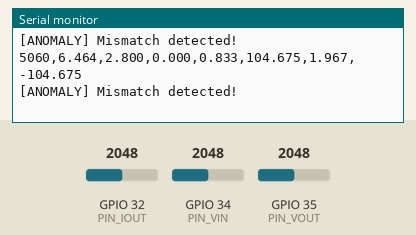
Recording of a sketch running on a simulated ESP32. On the bench: the last lines printed to the serial monitor. The inputs (shaded band) are chosen by the test bench; at power-on: GPIO 32 (PIN_IOUT) = 2048, GPIO 34 (PIN_VIN) = 2048, GPIO 35 (PIN_VOUT) = 2048 (analog values on the 0–4095 scale).

Above: at 5.2 s.
5.3 s: GPIO 32 (PIN_IOUT) set to 2866
At 6.6 s:
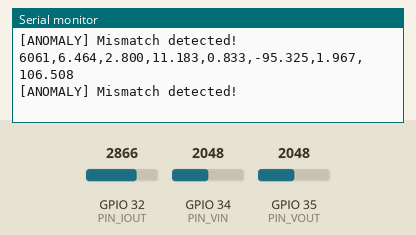
6.8 s: GPIO 34 (PIN_VIN) set to 2866
At 7.9 s:
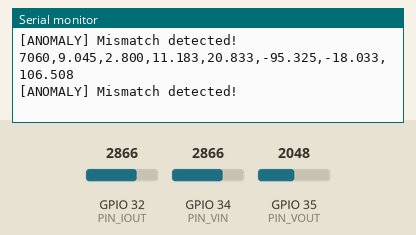
8.3 s: GPIO 35 (PIN_VOUT) set to 2866
At 9.6 s:
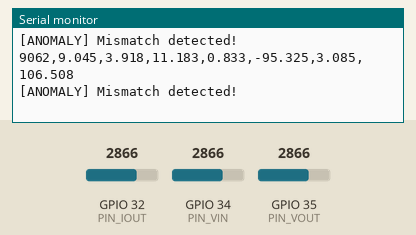
9.8 s: GPIO 32 (PIN_IOUT) set to 3603
At 10.9 s:
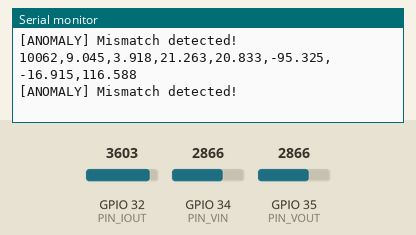
11.3 s: GPIO 34 (PIN_VIN) set to 3603
At 12.6 s:
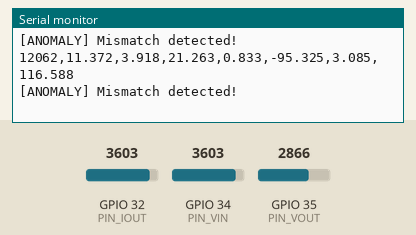
12.8 s: GPIO 35 (PIN_VOUT) set to 3603
At 13.9 s:
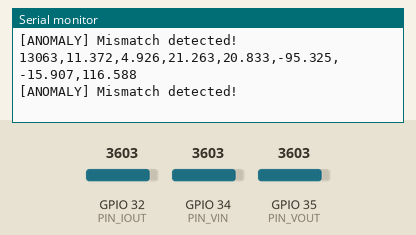
Timing chart, 0 to 15.3 s (numbered marks = the images above; inputs shaded):
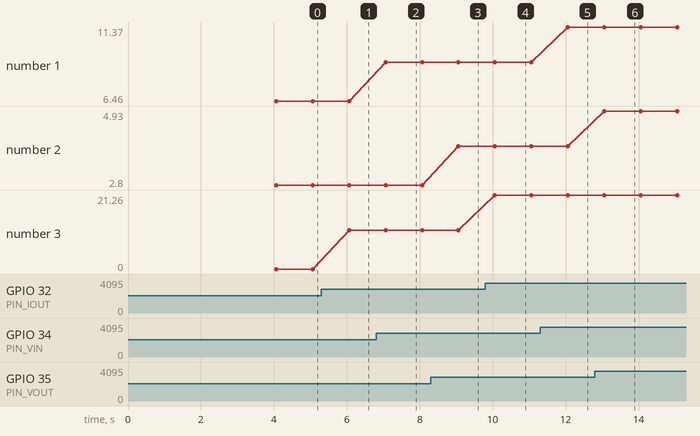

The sketch:

ESP32_Digital_Twin-1.ino
```cpp
/*
 * === ESP32 Resource-Constrained Real-Time Digital Twin of LM2596 Buck ===
 * Author: Ranjith Sharan J.
 * Version: Final Stable (Adaptive + Overflow-Protected)
 */

#include <Arduino.h>

// --- Pin Configuration ---
const int PIN_VIN  = 34;
const int PIN_VOUT = 35;
const int PIN_IOUT = 32;

// --- Voltage Dividers ---
const float VIN_R_TOP = 10000.0f, VIN_R_BOTTOM = 3300.0f;
const float VOUT_R_TOP = 2300.0f, VOUT_R_BOTTOM = 3300.0f;
const float CURR_R_TOP = 2300.0f, CURR_R_BOTTOM = 3300.0f;

// --- Calibration ---
const float VIN_CAL = 0.972f;
const float VOUT_CAL = 1.000f;

// --- ACS712-20A ---
const float ACS_SENSITIVITY = 0.100f;  // 100 mV/A
float g_acs_offset_mv = 0.0f;
const float CURRENT_SIGN = +1.0f;
const float I_GAIN = 1.00f;

// --- Twin Model ---
float L_H = 33e-6f;
float C_F = 220e-6f;
float rL  = 0.08f;
float R_Ohm = 10.0f;     // adaptive load estimate
float iL = 0.0f;
float vC = 0.0f;

// --- Timing ---
const float Ts = 0.001f;   // 1 ms internal simulation step
unsigned long lastPrint = 0;

// --- Residual thresholds ---
const float RES_V_ABS_TH = 0.25f;
const float RES_I_ABS_TH = 0.15f;

// === Helper Functions ===
float readAvgmV(int pin, int n = 16) {
  long sum = 0;
  for (int i = 0; i < n; i++) sum += analogReadMilliVolts(pin);
  return (float)sum / n;
}

void autoZeroACS() {
  Serial.println("\n[Zero] Ensure NO LOAD on 5 V output...");
  const int N = 300;
  float acc = 0;
  for (int i = 0; i < N; i++) {
    float mv = readAvgmV(PIN_IOUT);
    float v  = mv / 1000.0f;
    float v_acs = v * (CURR_R_TOP + CURR_R_BOTTOM) / CURR_R_BOTTOM;
    acc += v_acs * 1000.0f;
    delay(10);
  }
  g_acs_offset_mv = acc / N;
  Serial.print("[Zero] ACS offset = ");
  Serial.print(g_acs_offset_mv, 2);
  Serial.println(" mV");
}

// === Setup ===
void setup() {
  Serial.begin(115200);
  analogReadResolution(12);
  analogSetAttenuation(ADC_11db);
  delay(500);

  Serial.println("\n=== ESP32 Real-Time Digital Twin of LM2596 Buck ===");
  Serial.println("Project by Ranjith Sharan J.");
  Serial.println("----------------------------------------------------");
  autoZeroACS();

  // --- Initialize Twin with actual measured steady values ---
  float vin_mV = readAvgmV(PIN_VIN);
  float vout_mV = readAvgmV(PIN_VOUT);
  float i_mV = readAvgmV(PIN_IOUT);

  float Vin = (vin_mV / 1000.0f) * (VIN_R_TOP + VIN_R_BOTTOM) / VIN_R_BOTTOM * VIN_CAL;
  float Vout = (vout_mV / 1000.0f) * (VOUT_R_TOP + VOUT_R_BOTTOM) / VOUT_R_BOTTOM * VOUT_CAL;
  float Vacs = (i_mV / 1000.0f) * (CURR_R_TOP + CURR_R_BOTTOM) / CURR_R_BOTTOM;
  float I_meas = I_GAIN * CURRENT_SIGN *
                 (Vacs * 1000.0f - g_acs_offset_mv) / (ACS_SENSITIVITY * 1000.0f);

  vC = Vout;
  iL = I_meas;

  Serial.println("[Init] Twin synced with real converter.\n");
  Serial.println("t_ms,Vin,Vout_meas,I_meas,vC_pred,iL_pred,resV,resI");
}

// === Main Loop ===
void loop() {
  if (Serial.available()) {
    char c = Serial.read();
    if (c == 'z' || c == 'Z') autoZeroACS();
  }

  // Print once per second (readable)
  if (millis() - lastPrint < 1000) return;
  lastPrint = millis();

  // --- Sensor Readings ---
  float vin_mV  = readAvgmV(PIN_VIN);
  float vout_mV = readAvgmV(PIN_VOUT);
  float i_mV    = readAvgmV(PIN_IOUT);

  float Vin  = (vin_mV / 1000.0f) * (VIN_R_TOP + VIN_R_BOTTOM) / VIN_R_BOTTOM * VIN_CAL;
  float Vout = (vout_mV / 1000.0f) * (VOUT_R_TOP + VOUT_R_BOTTOM) / VOUT_R_BOTTOM * VOUT_CAL;
  float Vacs = (i_mV / 1000.0f) * (CURR_R_TOP + CURR_R_BOTTOM) / CURR_R_BOTTOM;
  float I_meas = I_GAIN * CURRENT_SIGN *
                 (Vacs * 1000.0f - g_acs_offset_mv) / (ACS_SENSITIVITY * 1000.0f);

  // --- Estimate duty cycle safely ---
  float d = 0.0f;
  if (Vin > 0.1f) d = constrain(Vout / Vin, 0.0f, 0.98f);

  // --- Adaptive load estimation (avoid div by zero) ---
  if (fabs(I_meas) > 0.01f)
    R_Ohm = constrain(Vout / fabs(I_meas), 5.0f, 200.0f);

  // --- Run internal twin simulation (10 safe steps) ---
  for (int k = 0; k < 10; k++) {
    float diL = ((d * Vin) - vC - rL * iL) / L_H;
    float dvC = (iL - vC / R_Ohm) / C_F;

    // Limit physically plausible rates
    diL = constrain(diL, -1e5f, 1e5f);   // ≤100 kA/s
    dvC = constrain(dvC, -1e4f, 1e4f);   // ≤10 kV/s

    iL += Ts * diL;
    vC += Ts * dvC;

    // Self-healing if diverged
    if (!isfinite(iL)) iL = I_meas;
    if (!isfinite(vC)) vC = Vout;
  }

  // --- Residuals ---
  float resV = Vout - vC;
  float resI = I_meas - iL;

  // --- Print results ---
  Serial.print(millis()); Serial.print(",");
  Serial.print(Vin,3); Serial.print(",");
  Serial.print(Vout,3); Serial.print(",");
  Serial.print(I_meas,3); Serial.print(",");
  Serial.print(vC,3); Serial.print(",");
  Serial.print(iL,3); Serial.print(",");
  Serial.print(resV,3); Serial.print(",");
  Serial.println(resI,3);
  Serial.flush();

  // --- Anomaly detection ---
  if (fabs(resV) > RES_V_ABS_TH || fabs(resI) > RES_I_ABS_TH) {
    Serial.println("[ANOMALY] Mismatch detected!\n");
  }
}
```

Measured:
- after the input at 5.3 s, the serial monitor: prints a new line after 0.76 s (image 1)
- after the input at 6.8 s, the serial monitor: prints a new line after 0.26 s (image 2)
- after the input at 8.3 s, the serial monitor: prints a new line after 0.76 s (image 3)
- after the input at 9.8 s, the serial monitor: prints a new line after 0.26 s (image 4)
- after the input at 11.3 s, the serial monitor: prints a new line after 0.76 s (image 5)
- after the input at 12.8 s, the serial monitor: prints a new line after 0.26 s (image 6)
- plotted number 1: 6.46 → 9.04 after the input at 6.8 s, 9.04 → 11.37 after the input at 11.3 s
- plotted number 2: 2.8 → 3.92 after the input at 8.3 s, 3.92 → 4.93 after the input at 12.8 s
